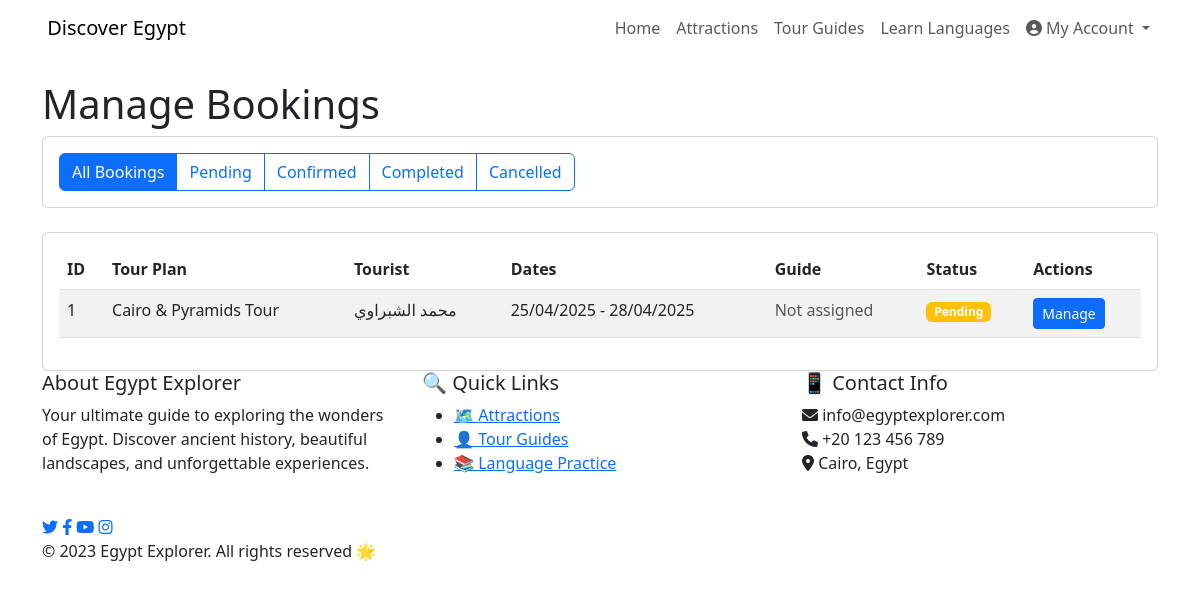
/admin/bookings (signed in), run on an earlier commit of the app's database.
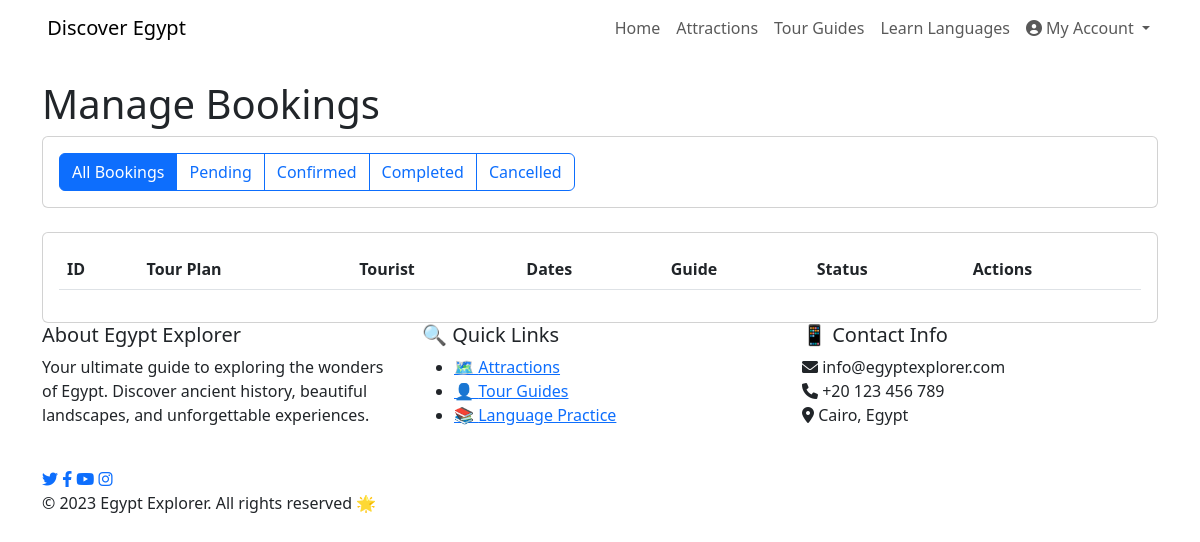
And on a later commit of the database.
### models.py (models this page shows, shortened)
class TourBooking(db.Model):
    id = db.Column(db.Integer, primary_key=True)
    tourist_id = db.Column(db.Integer, db.ForeignKey('user.id'), nullable=False)
    tour_plan_id = db.Column(db.Integer, db.ForeignKey('tour_plan.id'), nullable=False)
    guide_id = db.Column(db.Integer, db.ForeignKey('user.id'), nullable=True)
    start_date = db.Column(db.Date, nullable=False)
    end_date = db.Column(db.Date, nullable=False)
    status = db.Column(db.String(20), default='pending')  # pending, confirmed, completed, cancelled
    booking_date = db.Column(db.DateTime, default=datetime.utcnow)
    number_of_people = db.Column(db.Integer, nullable=False)
    notes = db.Column(db.Text, nullable=True)
    tourist = db.relationship('User', foreign_keys=[tourist_id], backref=db.backref('tour_bookings', lazy='dynamic'))
    guide = db.relationship('User', foreign_keys=[guide_id], backref=db.backref('guided_tours', lazy='dynamic'))
    progress = db.relationship('TourProgress', backref='booking', lazy='dynamic', cascade='all, delete-orphan')

class TourPlan(db.Model):
    id = db.Column(db.Integer, primary_key=True)
    title = db.Column(db.String(200), nullable=False)
    title_ar = db.Column(db.String(200), nullable=True)
    description = db.Column(db.Text, nullable=False)
    description_ar = db.Column(db.Text, nullable=True)
    duration = db.Column(db.Integer, nullable=False)  # Duration in days
    price = db.Column(db.Float, nullable=False)
    created_at = db.Column(db.DateTime, default=datetime.utcnow)
    image_url = db.Column(db.String(200), nullable=True)
    destinations = db.relationship('TourPlanDestination', backref='tour_plan', lazy='dynamic', cascade='all, delete-orphan')
    bookings = db.relationship('TourBooking', backref='tour_plan', lazy='dynamic')

class User(UserMixin, db.Model):
    id = db.Column(db.Integer, primary_key=True)
    username = db.Column(db.String(64), unique=True, nullable=False)
    email = db.Column(db.String(120), unique=True, nullable=False)
    password_hash = db.Column(db.String(256), nullable=False)
    is_guide = db.Column(db.Boolean, default=False)
    is_student = db.Column(db.Boolean, default=False)
    is_tourist = db.Column(db.Boolean, default=False)
    is_admin = db.Column(db.Boolean, default=False)
    phone = db.Column(db.String(20), nullable=True)
    country = db.Column(db.String(100), nullable=True)
    governorate = db.Column(db.String(100), nullable=True)
    city = db.Column(db.String(100), nullable=True)
    profile_pic = db.Column(db.String(200), nullable=True)
    education_level = db.Column(db.String(100), nullable=True)
    university = db.Column(db.String(200), nullable=True)
    languages = db.Column(db.String(200), nullable=True)
    bio = db.Column(db.Text, nullable=True)
    date_joined = db.Column(db.DateTime, default=datetime.utcnow)
    profile_completed = db.Column(db.Boolean, default=False)
    reviews = db.relationship('Review', backref='author', lazy='dynamic')

### routes.py (the view)
@main.route('/admin/bookings')
@login_required
def admin_bookings():
    if not current_user.is_admin:
        flash('You do not have permission to access this page.', 'danger')
        return redirect(url_for('main.index'))
    status = request.args.get('status', 'all')
    query = TourBooking.query
    if status != 'all':
        query = query.filter_by(status=status)
    bookings = query.order_by(TourBooking.booking_date.desc()).all()
    return render_template('admin/bookings.html',
                          title='Manage Bookings',
                          bookings=bookings,
                          selected_status=status)

### routes.py (called while the page is built)
def get_locale():
    if 'language' in session:
        return session['language']
    return 'en'

@main.before_app_request
def before_request():
    g.locale = str(get_locale())
    g.search_form = SearchForm()
    g.count_reviews_by_rating = count_reviews_by_rating

### templates/admin/bookings.html
{% extends "layout.html" %}
{% block content %}
<div class="container mt-4">
    <h1>{{ _('Manage Bookings') }}</h1>
    <div class="row mb-4">
        <div class="col">
            <div class="card">
                <div class="card-body">
                    <div class="btn-group" role="group" aria-label="Filter bookings">
                        <a href="{{ url_for('admin_bookings', status='all') }}" class="btn btn-{{ 'primary' if selected_status == 'all' else 'outline-primary' }}">{{ _('All Bookings') }}</a>
                        <a href="{{ url_for('admin_bookings', status='pending') }}" class="btn btn-{{ 'primary' if selected_status == 'pending' else 'outline-primary' }}">{{ _('Pending') }}</a>
                        <a href="{{ url_for('admin_bookings', status='confirmed') }}" class="btn btn-{{ 'primary' if selected_status == 'confirmed' else 'outline-primary' }}">{{ _('Confirmed') }}</a>
                        <a href="{{ url_for('admin_bookings', status='completed') }}" class="btn btn-{{ 'primary' if selected_status == 'completed' else 'outline-primary' }}">{{ _('Completed') }}</a>
                        <a href="{{ url_for('admin_bookings', status='cancelled') }}" class="btn btn-{{ 'primary' if selected_status == 'cancelled' else 'outline-primary' }}">{{ _('Cancelled') }}</a>
                    </div>
                </div>
            </div>
        </div>
    </div>
    <div class="card">
        <div class="card-body">
            <div class="table-responsive">
                <table class="table table-striped">
                    <thead>
                        <tr>
                            <th>{{ _('ID') }}</th>
                            <th>{{ _('Tour Plan') }}</th>
                            <th>{{ _('Tourist') }}</th>
                            <th>{{ _('Dates') }}</th>
                            <th>{{ _('Guide') }}</th>
                            <th>{{ _('Status') }}</th>
                            <th>{{ _('Actions') }}</th>
                        </tr>
                    </thead>
                    <tbody>
                        {% for booking in bookings %}
                        <tr>
                            <td>{{ booking.id }}</td>
                            <td>{{ booking.tour_plan.title }}</td>
                            <td>{{ booking.tourist.username }}</td>
                            <td>{{ booking.start_date.strftime('%d/%m/%Y') }} - {{ booking.end_date.strftime('%d/%m/%Y') }}</td>
                            <td>
                                {% if booking.guide %}
                                {{ booking.guide.username }}
                                {% else %}
                                <span class="text-muted">{{ _('Not assigned') }}</span>
                                {% endif %}
                            </td>
                            <td>
                                <span class="badge bg-{{ 'success' if booking.status == 'confirmed' else 'warning' if booking.status == 'pending' else 'danger' if booking.status == 'cancelled' else 'primary' }}">
                                    {{ _('Confirmed') if booking.status == 'confirmed' else _('Pending') if booking.status == 'pending' else _('Cancelled') if booking.status == 'cancelled' else _('Completed') }}
                                </span>
                            </td>
                            <td>
                                <a href="{{ url_for('admin_booking_detail', booking_id=booking.id) }}" class="btn btn-sm btn-primary">{{ _('Manage') }}</a>
                            </td>
                        </tr>
                        {% endfor %}
                    </tbody>
                </table>
            </div>
        </div>
    </div>
</div>
{% endblock %}

What changed in the data, as far as the page shows it:
removed TourBooking: id "1", tour_plan "Cairo & Pyramids Tour", tourist.username "محمد الشبراوي", start_date "25/04/2025", end_date "28/04/2025"
Also different on the page:
text now shown: "Pending"
